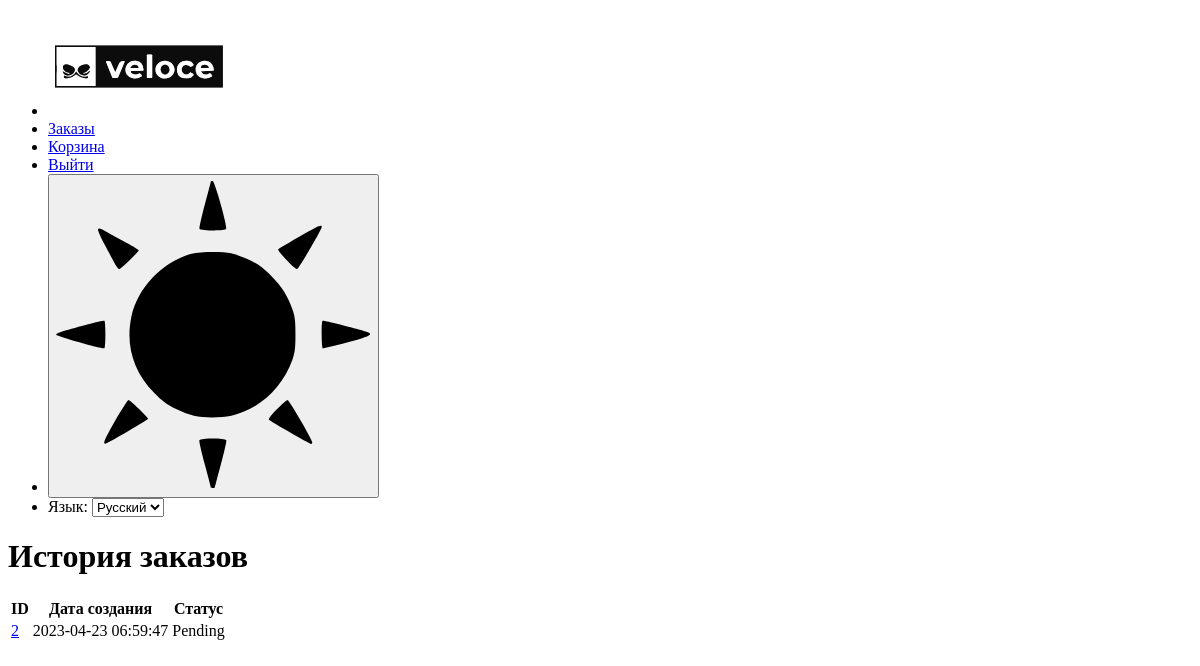
The app's page /ru/orders/order-history/ (signed in), older data.
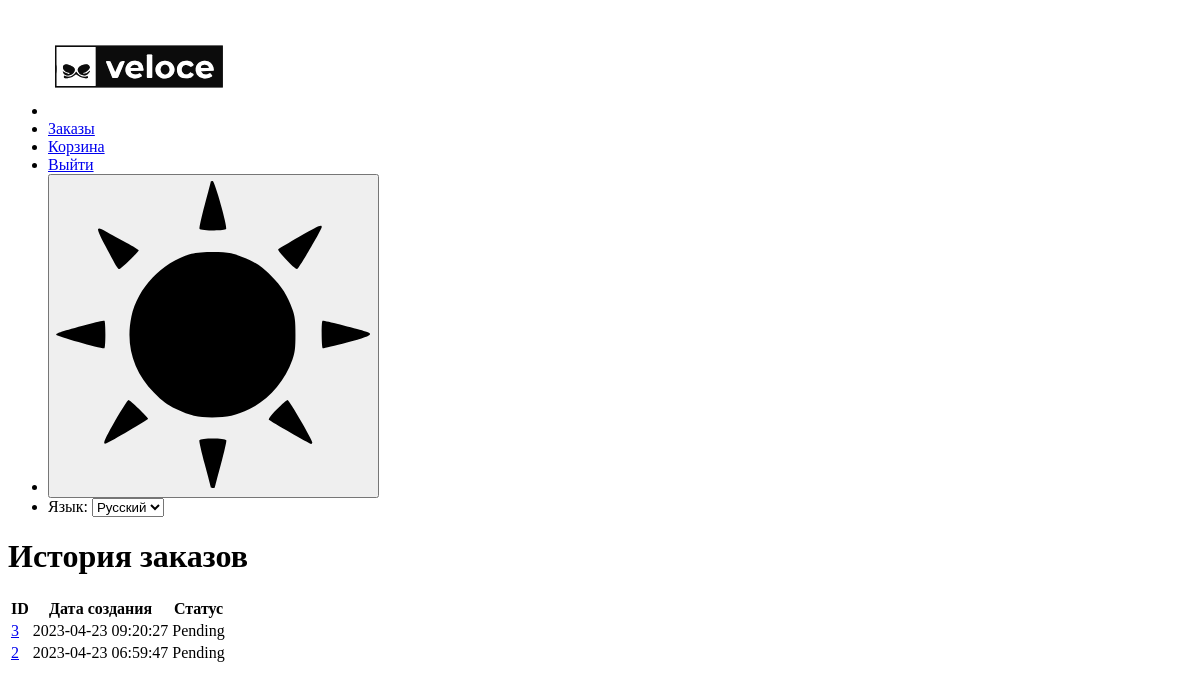
The same page, newer data.
### orders/models.py (models this page shows, shortened)
class Order(models.Model):
    STATUS_CHOICES = (
        ('Pending', 'Pending'),
        ('Shipped', 'Shipped'),
        ('Delivered', 'Delivered'),
        ('Canceled', 'Canceled'),
    )
    user = models.ForeignKey(settings.AUTH_USER_MODEL, on_delete=models.CASCADE)
    order_items = models.ManyToManyField(Product, through='OrderItem')
    created_at = models.DateTimeField(auto_now_add=True)
    status = models.CharField(max_length=255, choices=STATUS_CHOICES, default='Pending')

### orders/views.py (the view)
# urls.py: path('order-history/', views.order_history, name='order_history'),
@login_required
def order_history(request):
    orders = Order.objects.filter(user=request.user).order_by('-created_at')
    return render(request, 'order_history.html', {'orders': orders})

### templates/order_history.html (shortened to what this page needs)
{% extends 'base.html' %}
{% load i18n %}
{% load static %}
{% block content %}
    <h1>{% trans 'История заказов' %}</h1>
    {% if orders %}
        <table class="table table-hover">
            <thead>
                <tr>
                    <th scope="col">ID</th>
                    <th scope="col">{% trans 'Дата создания' %}</th>
                    <th scope="col">{% trans 'Статус' %}</th>
                </tr>
            </thead>
            <tbody>
                {% for order in orders %}
                    <tr>
                        <td><a href="{% url 'orders:order_detail' order_id=order.id %}">{{ order.id }}</a></td>
                        <td>{{ order.created_at|date:'Y-m-d H:i:s' }}</td>
                        <td>{{ order.status }}</td>
                    </tr>
                {% endfor %}
            </tbody>
        </table>
    {% else %}
        <p>{% trans 'У вас нет заказов.' %}</p>
    {% endif %}
{% endblock %}

Row changes from the older to the newer data that the page shows:
added Order: id "3", created_at "2023-04-23 09:20:27", status "Pending"
